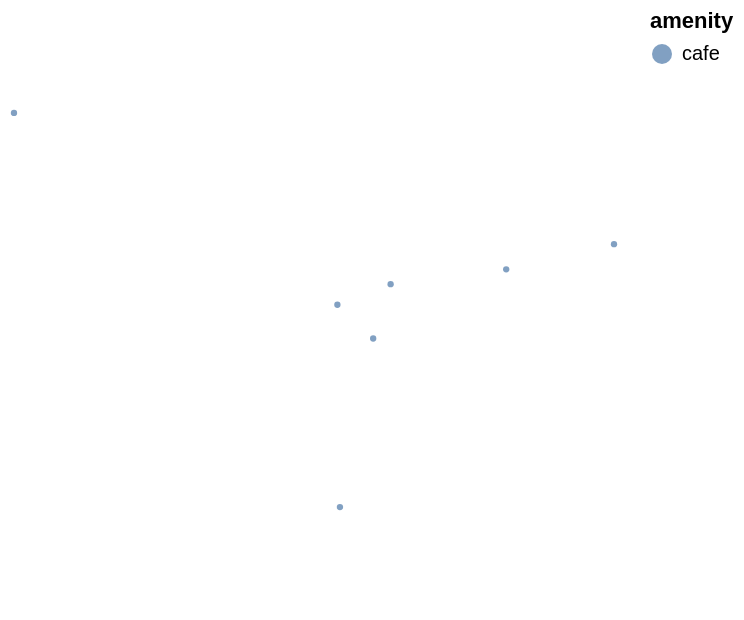

Notebook cell for this chart:
### Code cell
alt.Chart(amenitypts).mark_circle(
    size = 10
).encode(
    latitude='lat:Q',
    longitude='lon:Q',
    color = 'amenity:N'
).project("mercator")

### Figure 1 — Vega-Lite specification as saved in the notebook (floating-point values rounded to 4 significant figures)
{"config": {"view": {"continuousWidth": 300, "continuousHeight": 300}}, "data": {"name": "data-c1bb828fde43621937d546a3227c2366"}, "mark": {"type": "circle", "size": 10}, "encoding": {"color": {"field": "amenity", "type": "nominal"}, "latitude": {"field": "lat", "type": "quantitative"}, "longitude": {"field": "lon", "type": "quantitative"}}, "projection": {"type": "mercator"}, "$schema": "https://vega.github.io/schema/vega-lite/v5.20.1.json", "datasets": {"data-c1bb828fde43621937d546a3227c2366": [{"addr:city": "Seattle", "addr:housenumber": "325", "addr:state": "WA", "addr:street": "5th Avenue North", "amenity": "cafe", "name": "Culture Kitchen Seattle", "website": "https://wolfgangpuck.com/dining/Culture-Kitchen-Seattle", "check_date": null, "cuisine": null, "addr:postcode": null, "addr:unit": null, "branch": null, "brand": null, "brand:wikidata": null, "internet_access": null, "internet_access:fee": null, "official_name": null, "opening_hours": null, "payment:cash": null, "payment:credit_cards": null, "payment:debit_cards": null, "phone": null, "takeaway": null, "alt_name": null, "internet_access:ssid": null, "outdoor_seating": null, "lon": -122.3, "lat": 47.62, "type": "Feature", "geometry": {"type": "Point", "coordinates": [-122.3, 47.62]}}, {"addr:city": null, "addr:housenumber": null, "addr:state": null, "addr:street": null, "amenity": "cafe", "name": "Ceres", "website": null, "check_date": "2025-02-22", "cuisine": "nuts", "addr:postcode": null, "addr:unit": null, "branch": null, "brand": null, "brand:wikidata": null, "internet_access": null, "internet_access:fee": null, "official_name": null, "opening_hours": null, "payment:cash": null, "payment:credit_cards": null, "payment:debit_cards": null, "phone": null, "takeaway": null, "alt_name": null, "internet_access:ssid": null, "outdoor_seating": null, "lon": -122.4, "lat": 47.62, "type": "Feature", "geometry": {"type": "Point", "coordinates": [-122.4, 47.62]}}, {"addr:city": null, "addr:housenumber": null, "addr:state": null, "addr:street": null, "amenity": "cafe", "name": "Premier Meat Pies", "website": null, "check_date": "2025-02-22", "cuisine": "meat_pie", "addr:postcode": null, "addr:unit": null, "branch": null, "brand": null, "brand:wikidata": null, "internet_access": null, "internet_access:fee": null, "official_name": null, "opening_hours": null, "payment:cash": null, "payment:credit_cards": null, "payment:debit_cards": null, "phone": null, "takeaway": null, "alt_name": null, "internet_access:ssid": null, "outdoor_seating": null, "lon": -122.4, "lat": 47.62, "type": "Feature", "geometry": {"type": "Point", "coordinates": [-122.4, 47.62]}}, {"addr:city": "Seattle", "addr:housenumber": "305", "addr:state": "WA", "addr:street": "Harrison Street", "amenity": "cafe", "name": "Starbucks", "website": "https://www.starbucks.com/store-locator/store/11724/seattle-center-305-harrison-street-suite-220-seattle-wa-981094623", "check_date": "2024-07-02", "cuisine": "coffee_shop", "addr:postcode": "98109", "addr:unit": "220", "branch": "Seattle Center", "brand": "Starbucks", "brand:wikidata": "Q37158", "internet_access": "wlan", "internet_access:fee": "no", "official_name": "Starbucks Coffee", "opening_hours": "07:00-21:00", "payment:cash": "yes", "payment:credit_cards": "yes", "payment:debit_cards": "yes", "phone": "+1-206-728-4077", "takeaway": "yes", "alt_name": null, "internet_access:ssid": null, "outdoor_seating": null, "lon": -122.4, "lat": 47.62, "type": "Feature", "geometry": {"type": "Point", "coordinates": [-122.4, 47.62]}}, {"addr:city": null, "addr:housenumber": null, "addr:state": null, "addr:street": null, "amenity": "cafe", "name": "Pacific Science Center Cafe", "website": null, "check_date": null, "cuisine": null, "addr:postcode": null, "addr:unit": null, "branch": null, "brand": null, "brand:wikidata": null, "internet_access": null, "internet_access:fee": null, "official_name": null, "opening_hours": null, "payment:cash": null, "payment:credit_cards": null, "payment:debit_cards": null, "phone": null, "takeaway": null, "alt_name": null, "internet_access:ssid": null, "outdoor_seating": null, "lon": -122.4, "lat": 47.62, "type": "Feature", "geometry": {"type": "Point", "coordinates": [-122.4, 47.62]}}, {"addr:city": "Seattle", "addr:housenumber": "472", "addr:state": "WA", "addr:street": "1st Avenue North", "amenity": "cafe", "name": "Vita at KEXP", "website": "https://www.caffevita.com/pages/locations#seattle", "check_date": null, "cuisine": "coffee_shop", "addr:postcode": "98109", "addr:unit": null, "branch": null, "brand": null, "brand:wikidata": null, "internet_access": "yes", "internet_access:fee": "no", "official_name": null, "opening_hours": "Mo-Fr 07:00-18:00; Sa-Su 8:00-18:00", "payment:cash": null, "payment:credit_cards": null, "payment:debit_cards": null, "phone": null, "takeaway": null, "alt_name": "Caffe Vita", "internet_access:ssid": "KEXP Guest", "outdoor_seating": "yes", "lon": -122.4, "lat": 47.62, "type": "Feature", "geometry": {"type": "Point", "coordinates": [-122.4, 47.62]}}, {"addr:city": null, "addr:housenumber": null, "addr:state": null, "addr:street": null, "amenity": "cafe", "name": "Hawaiian Shave Ice", "website": null, "check_date": "2024-07-02", "cuisine": null, "addr:postcode": null, "addr:unit": null, "branch": null, "brand": null, "brand:wikidata": null, "internet_access": null, "internet_access:fee": null, "official_name": null, "opening_hours": null, "payment:cash": null, "payment:credit_cards": null, "payment:debit_cards": null, "phone": null, "takeaway": null, "alt_name": null, "internet_access:ssid": null, "outdoor_seating": null, "lon": -122.3, "lat": 47.62, "type": "Feature", "geometry": {"type": "Point", "coordinates": [-122.3, 47.62]}}]}}
